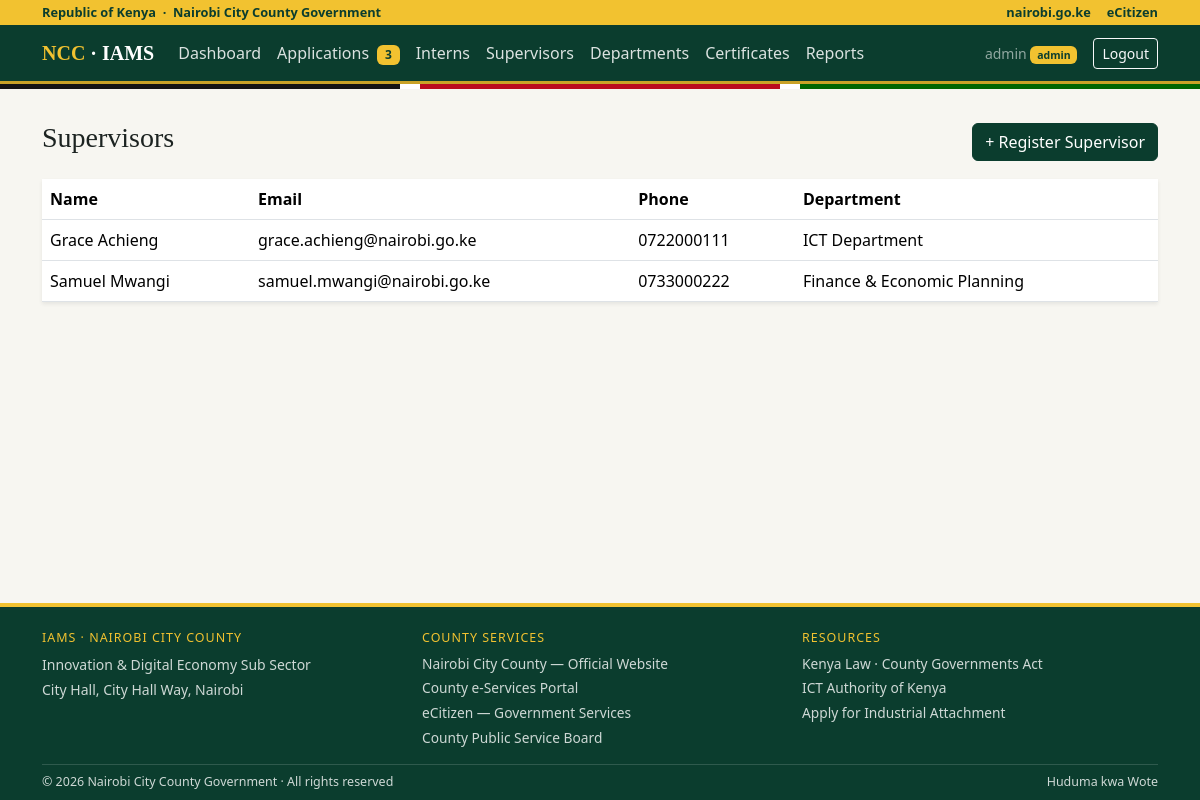
Screenshot of /admin/supervisors (signed in) with the database file from the repository.
### app.py (models this page shows, shortened)
class User(UserMixin, db.Model):
    id = db.Column(db.Integer, primary_key=True)
    username = db.Column(db.String(80), unique=True, nullable=False)
    password_hash = db.Column(db.String(255), nullable=False)
    role = db.Column(db.String(20), nullable=False)  # admin | supervisor | intern
    intern_id = db.Column(db.Integer, db.ForeignKey("intern.id"))
    supervisor_id = db.Column(db.Integer, db.ForeignKey("supervisor.id"))
    intern = db.relationship("Intern", foreign_keys=[intern_id])
    supervisor = db.relationship("Supervisor", foreign_keys=[supervisor_id])

class Supervisor(db.Model):
    id = db.Column(db.Integer, primary_key=True)
    full_name = db.Column(db.String(120), nullable=False)
    email = db.Column(db.String(120), unique=True, nullable=False)
    phone = db.Column(db.String(30))
    department_id = db.Column(db.Integer, db.ForeignKey("department.id"))
    department = db.relationship("Department")

class Department(db.Model):
    id = db.Column(db.Integer, primary_key=True)
    name = db.Column(db.String(120), unique=True, nullable=False)
    hod_name = db.Column(db.String(120))
    location = db.Column(db.String(120))

### app.py (the view, shortened to what this page needs)
@app.route("/admin/supervisors", methods=["GET", "POST"])
@role_required("admin")
def admin_supervisors():
    return render_template("admin_supervisors.html",
                           supervisors=Supervisor.query.order_by(Supervisor.full_name).all(),
                           departments=Department.query.order_by(Department.name).all())

### app.py (called while the page is built)
@login_manager.user_loader
def load_user(user_id):
    return db.session.get(User, int(user_id))

def role_required(*roles):
    def wrapper(fn):
        @wraps(fn)
        def decorated(*args, **kwargs):
            if not current_user.is_authenticated:
                return redirect(url_for("login"))
            if current_user.role not in roles:
                abort(403)
            return fn(*args, **kwargs)
        return decorated
    return wrapper

@app.context_processor
def inject_badges():
    pending_apps = 0
    if current_user.is_authenticated and current_user.role == "admin":
        pending_apps = Application.query.filter_by(status="pending").count()
    return {"pending_applications": pending_apps}

### templates/admin_supervisors.html (shortened to what this page needs)
{% extends "base.html" %}
{% block content %}
<div class="d-flex justify-content-between align-items-center mb-3">
  <h3>Supervisors</h3><button class="btn btn-ncc" data-bs-toggle="modal" data-bs-target="#add">+ Register Supervisor</button>
</div>
<table class="table table-hover bg-white shadow-sm">
  <thead><tr><th>Name</th><th>Email</th><th>Phone</th><th>Department</th></tr></thead>
  <tbody>
    {% for s in supervisors %}<tr><td>{{ s.full_name }}</td><td>{{ s.email }}</td><td>{{ s.phone or '—' }}</td>
      <td>{{ s.department.name if s.department else '—' }}</td></tr>
    {% else %}<tr><td colspan="4" class="text-muted">No supervisors yet.</td></tr>{% endfor %}
  </tbody>
</table>
{% endblock %}

### templates/base.html (shortened to what this page needs)
<!DOCTYPE html>
<html lang="en">
<head>
  <link href="https://cdn.jsdelivr.net/npm/bootstrap@5.3.3/dist/css/bootstrap.min.css" rel="stylesheet">
  <link href="{{ url_for('static', filename='style.css') }}" rel="stylesheet">
</head>
<body>
<div class="gold-ribbon">
  <div class="container d-flex justify-content-between align-items-center">
    <span>Republic of Kenya &nbsp;·&nbsp; Nairobi City County Government</span>
    <span class="d-none d-md-flex gap-3">
      <a href="https://nairobi.go.ke" target="_blank" rel="noopener">nairobi.go.ke</a>
      <a href="https://ecitizen.go.ke" target="_blank" rel="noopener">eCitizen</a>
    </span>
  </div>
</div>
<nav class="navbar navbar-expand-lg navbar-dark ncc-navbar">
  <div class="container">
    <a class="navbar-brand fw-bold" href="{{ url_for('index') }}"><span class="text-gold">NCC</span> · IAMS</a>
    <div class="collapse navbar-collapse" id="nav">
      {% if current_user.is_authenticated %}
      <ul class="navbar-nav me-auto">
        {% if current_user.role == 'admin' %}
          <li class="nav-item"><a class="nav-link" href="{{ url_for('admin_dashboard') }}">Dashboard</a></li>
          <li class="nav-item"><a class="nav-link" href="{{ url_for('admin_applications') }}">Applications
            {% if pending_applications %}<span class="badge bg-gold ms-1">{{ pending_applications }}</span>{% endif %}</a></li>
          <li class="nav-item"><a class="nav-link" href="{{ url_for('admin_interns') }}">Interns</a></li>
          <li class="nav-item"><a class="nav-link" href="{{ url_for('admin_supervisors') }}">Supervisors</a></li>
          <li class="nav-item"><a class="nav-link" href="{{ url_for('admin_departments') }}">Departments</a></li>
          <li class="nav-item"><a class="nav-link" href="{{ url_for('admin_certificates') }}">Certificates</a></li>
          <li class="nav-item"><a class="nav-link" href="{{ url_for('admin_reports') }}">Reports</a></li>
        {% endif %}
      </ul>
      <span class="navbar-text me-3 small">{{ current_user.username }}
        <span class="badge bg-gold">{{ current_user.role }}</span></span>
      <a class="btn btn-outline-light btn-sm" href="{{ url_for('logout') }}">Logout</a>
      {% else %}
      <div class="ms-auto d-flex gap-2">
        <a class="btn btn-outline-light btn-sm" href="{{ url_for('login') }}">Login</a>
        <a class="btn btn-gold btn-sm" href="{{ url_for('apply') }}">Apply for Attachment</a>
      </div>
      {% endif %}
    </div>
  </div>
</nav>
<div class="flag-strip"></div>
<div class="container pt-3">
</div>
<main class="container py-3">{% block content %}{% endblock %}</main>
<footer class="ncc-footer pt-4">
  <div class="container">
    <div class="row g-4 pb-3">
      <div class="col-md-4">
        <h6>IAMS · Nairobi City County</h6>
        <p class="small mb-1">Innovation &amp; Digital Economy Sub Sector</p>
        <p class="small mb-0">City Hall, City Hall Way, Nairobi</p>
      </div>
      <div class="col-md-4">
        <h6>County Services</h6>
        <div class="d-flex flex-column gap-1">
          <a href="https://nairobi.go.ke" target="_blank" rel="noopener">Nairobi City County — Official Website</a>
          <a href="https://nairobiservices.go.ke" target="_blank" rel="noopener">County e-Services Portal</a>
          <a href="https://ecitizen.go.ke" target="_blank" rel="noopener">eCitizen — Government Services</a>
          <a href="https://cpsb.nairobi.go.ke" target="_blank" rel="noopener">County Public Service Board</a>
        </div>
      </div>
      <div class="col-md-4">
        <h6>Resources</h6>
        <div class="d-flex flex-column gap-1">
          <a href="https://www.kenyalaw.org" target="_blank" rel="noopener">Kenya Law · County Governments Act</a>
          <a href="https://icta.go.ke" target="_blank" rel="noopener">ICT Authority of Kenya</a>
          <a href="{{ url_for('apply') }}">Apply for Industrial Attachment</a>
        </div>
      </div>
    </div>
    <div class="bottom-bar py-2 d-flex justify-content-between flex-wrap gap-2">
      <span>© 2026 Nairobi City County Government · All rights reserved</span>
      <span>Huduma kwa Wote</span>
    </div>
  </div>
</footer>
</body>
</html>

### static/style.css (style rules this page uses)
:root { --green:#0b3d2e;--green2:#10513d;--gold:#f2c230;--gold2:#c9a227;--paper:#f7f6f1; }
body { background:var(--paper);color:#1c2321;display:flex;flex-direction:column;min-height:100vh;font-family:system-ui,-apple-system,"Segoe UI",Roboto,sans-serif; }
main { flex:1; }
h1,h2,h3,h4,h5,.navbar-brand { font-family:Georgia,"Times New Roman",serif; }
.gold-ribbon { background:var(--gold);color:var(--green);font-size:.8rem;font-weight:600;padding:3px 0; }
.gold-ribbon a { color:var(--green);text-decoration:none; }
.ncc-navbar { background:var(--green);border-bottom:3px solid var(--gold2); }
.ncc-navbar .nav-link { color:rgba(255,255,255,.85); }
.flag-strip { height:5px;background:linear-gradient(to right,#141414 0 33.3%,#fff 33.3% 35%,#bb0a1e 35% 65%,#fff 65% 66.7%,#006600 66.7% 100%); }
.text-gold { color:var(--gold); }
.btn-ncc { background:var(--green);color:#fff;border:1px solid var(--green); }
.table thead { background:var(--green);color:#fff; }
.badge.bg-gold { background:var(--gold);color:var(--green); }
.ncc-footer { background:var(--green);color:rgba(255,255,255,.8);border-top:4px solid var(--gold);margin-top:2rem; }
.ncc-footer h6 { color:var(--gold);text-transform:uppercase;letter-spacing:.08em;font-size:.78rem;font-family:system-ui,sans-serif; }
.ncc-footer a { color:rgba(255,255,255,.8);text-decoration:none;font-size:.86rem; }
.ncc-footer .bottom-bar { border-top:1px solid rgba(255,255,255,.15);font-size:.78rem; }

### rows the page displays
User: username "admin", role "admin"
Supervisor: full_name "Grace Achieng", email "grace.achieng@nairobi.go.ke", phone "0722000111", department "ICT Department"
Supervisor: full_name "Samuel Mwangi", email "samuel.mwangi@nairobi.go.ke", phone "0733000222", department "Finance & Economic Planning"

### other values shown
{{ pending_applications }} "3"
